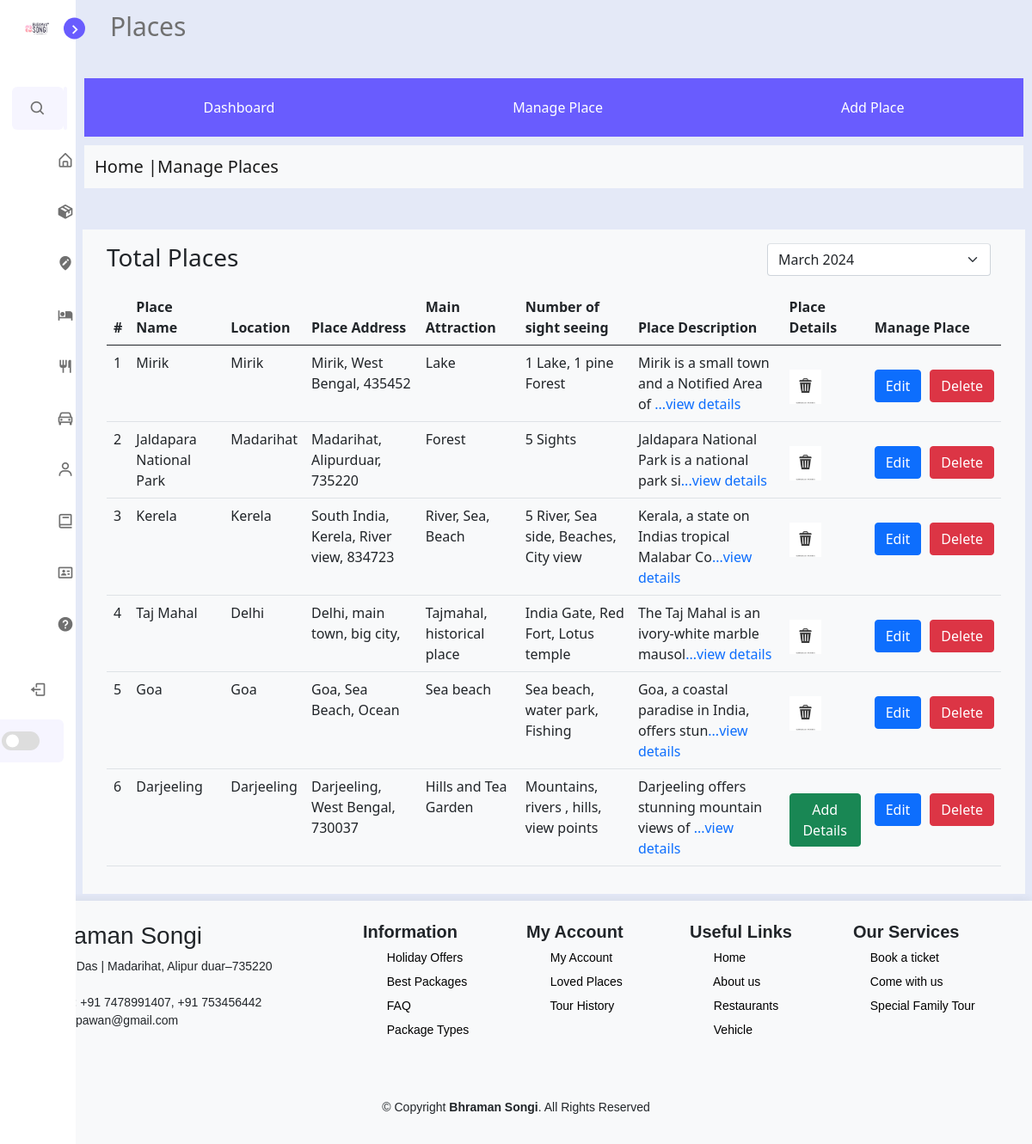
The page /Admin/place/place.php (signed in) on the database its author committed.
### tables this page shows
CREATE TABLE `place` (
  `PL_ID` int(6) NOT NULL,
  `PL_NAME` varchar(50) NOT NULL,
  `PL_LOCATION` varchar(100) NOT NULL,
  `PL_ADDR` varchar(100) NOT NULL,
  `ATRACTIONS` varchar(100) NOT NULL,
  `SIGHT_SEEING` varchar(100) NOT NULL,
  `PL_DESCR` text NOT NULL,
  `PL_DETAILS` int(6) NOT NULL DEFAULT 0,
  `PL_IMAGE1` varchar(255) DEFAULT NULL,
  `PL_IMAGE2` varchar(255) DEFAULT NULL,
  `PL_IMAGE3` varchar(255) DEFAULT NULL,
  `PL_IMAGE4` varchar(255) DEFAULT NULL
);

### Admin/place/place.php (the view, shortened to what this page needs)
<?php
require('../include/header.php');
$sql = "SELECT * FROM `place`;";
$res = mysqli_query($conn, $sql);
?>
</head>
<body style="height: 50vh;">
    <?php include '../include/sidebarmenu.php' ?>
    <section class="home">
        <div class="text">Places</div>
        <header>
            <div class="navbar">
                <a href="../index.php">Dashboard</a>
                <a href="place.php">Manage Place</a>
                <a href="add_place.php">Add Place</a>
            </div>
        </header>
        <nav class="navbar navbar-light bg-light">
            <div class="container-fluid">
                <span class="navbar-brand mb-0 h1">Home |Manage Places</span>
            </div>
        </nav>
        <div class="row bg-light m-2 mt-5 p-3">
            <div class="col-md-12 col-lg-12 col-sm-12">
                <div class="white-box">
                    <div class="d-md-flex mb-3">
                        <h3 class="box-title mb-0">Total Places</h3>
                        <div class="col-md-3 col-sm-4 col-xs-6 ms-auto">
                            <select class="form-select shadow-none row border-top">
                                <option>March 2024</option>
                            </select>
                        </div>
                    </div>
                    <div class="table-responsive">
                        <table class="table no-wrap">
                            <thead>
                                <tr>
                                    <th class="border-top-0">#</th>
                                    <th class="border-top-0"> Place Name</th>
                                    <th class="border-top-0">Location</th>
                                    <th class="border-top-0">Place Address</th>
                                    <th class="border-top-0">Main Attraction</th>
                                    <th class="border-top-0">Number of sight seeing</th>
                                    <th class="border-top-0">Place Description</th>
                                    <th class="border-top-0">Place Details</th>
                                    <th class="border-top-0">Manage Place</th>
                                </tr>
                            </thead>
                            <tbody>
                                <?php
                                $i = 1;
                                while ($rowData = (mysqli_fetch_assoc($res))) {
                                    $Place_desecription = $rowData['PL_DESCR'];
                                    $shortened_details = substr($Place_desecription, 0, 45);
                                ?>
                                    <tr>
                                        <td><?php echo $i; ?></td>
                                        <td class="txt-oflo"><?php echo $rowData['PL_NAME']; ?></td>
                                        <td><?php echo $rowData['PL_LOCATION']; ?></td>
                                        <td><?php echo $rowData['PL_ADDR']; ?></td>
                                        <td><?php echo $rowData['ATRACTIONS']; ?></td>
                                        <td><?php echo $rowData['SIGHT_SEEING']; ?></td>
                                        <td><?php echo $shortened_details; ?><a class="text-primary" href="place_detail.php?id=<?php echo $rowData['PL_ID']; ?>">...view details</a></td>
                                        <td>
                                            <div class="bt">
                                                    <?php
                                                    $chk = $rowData['PL_DETAILS'];
                                                    if ($chk == 1) {
                                                    ?>
                                                        <a href="#"><img class="del_btn" src="../image/del_img.jpg" alt="Delete"></a>
                                                    <?php
                                                    } else {
                                                    ?>
                                                        <a href="detail_place.php?type=add&id=<?php echo $rowData['PL_ID']; ?>"><button class="btn btn-success">Add Details</button></a>
                                                    <?php
                                                    }
                                                    ?>
                                                </div>
                                            </td>
                                        <td class="txt-oflo">
                                            <div class="bt">
                                                <button class="btn btn-primary"><a href="edit_place.php?type=edit&id=<?php echo $rowData['PL_ID']; ?>">Edit</a> </button>
                                                <button class="btn btn-danger"><a href="delete_place.php?type=delete&id=<?php echo $rowData['PL_ID']; ?>">Delete</a> </button>
                                            </div>
                                        </td>
                                    </tr>
                                <?php
                                    $i++;
                                }
                                ?>
                            </tbody>
                        </table>
                    </div>
                </div>
            </div>
        </div>
    </section>
</body>
<?php
require('../include/footer_in.php');
?>
</html>

### Admin/css/style.css (style rules this page uses)
:root { --body-color: #e4e9f7; --sidebar-color: #fff; --primary-color: #695cfe; --primary-color-light: #f6f5ff; --toggle-color: #ddd; --text-color: #707070; --tran-02: all 0.2s ease; --tran-03: all 0.3s ease; --tran-04: all 0.4s ease; --tran-05: all 0.5s ease; }
body { height: 100vh; background: var(--body-color); transition: var(--tran-05); }
.home { position: relative; left: 250px; width: calc(100% - 250px); background: var(--body-color); transition: var(--tran-05); }
.home .text { font-size: 30px; font-weight: 500; color: var(--text-color); padding: 8px 40px; }
.sidebar.close ~ .home { left: 88px; width: calc(100% - 88px); }
.navbar { overflow: hidden; background: var(--primary-color); display: flex; justify-content: space-around; margin: 10px; }
.navbar a { float: left; font-size: 16px; color: white; text-align: center; padding: 14px 16px; text-decoration: none; }
header .navbar { margin-top: 30px; }
.del_btn { height: 40px; }

### Admin/css/table_image.css (style rules this page uses)
td img { vertical-align: middle; margin-right: 10px; max-width: 60px; border-style: none; overflow-clip-margin: content-box; overflow: clip; }
a { text-decoration: none; color: white; }
.bt { display: flex; gap: 10px; margin-top: 20px; }

### rows shown on the page
place: PL_NAME "Mirik", PL_LOCATION "Mirik", PL_ADDR "Mirik, West Bengal, 435452", ATRACTIONS "Lake", SIGHT_SEEING "1 Lake, 1 pine Forest", PL_DESCR "Mirik is a small town and a Notified Area of", PL_DETAILS 1 (drawn)
place: PL_NAME "Jaldapara National Park", PL_LOCATION "Madarihat", PL_ADDR "Madarihat, Alipurduar, 735220", ATRACTIONS "Forest", SIGHT_SEEING "5 Sights", PL_DESCR "Jaldapara National Park is a national park si", PL_DETAILS 1 (drawn)
place: PL_NAME "Kerela", PL_LOCATION "Kerela", PL_ADDR "South India, Kerela, River view, 834723", ATRACTIONS "River, Sea, Beach", SIGHT_SEEING "5 River, Sea side, Beaches, City view", PL_DESCR "Kerala, a state on Indias tropical Malabar Co", PL_DETAILS 1 (drawn)
place: PL_NAME "Taj Mahal", PL_LOCATION "Delhi", PL_ADDR "Delhi, main town, big city,", ATRACTIONS "Tajmahal, historical place", SIGHT_SEEING "India Gate, Red Fort, Lotus temple", PL_DESCR "The Taj Mahal is an ivory-white marble mausol", PL_DETAILS 1 (drawn)
place: PL_NAME "Goa", PL_LOCATION "Goa", PL_ADDR "Goa, Sea Beach, Ocean", ATRACTIONS "Sea beach", SIGHT_SEEING "Sea beach, water park, Fishing", PL_DESCR "Goa, a coastal paradise in India, offers stun", PL_DETAILS 1 (drawn)
place: PL_NAME "Darjeeling", PL_LOCATION "Darjeeling", PL_ADDR "Darjeeling, West Bengal, 730037", ATRACTIONS "Hills and Tea Garden", SIGHT_SEEING "Mountains, rivers , hills, view points", PL_DESCR "Darjeeling offers stunning mountain views of"
